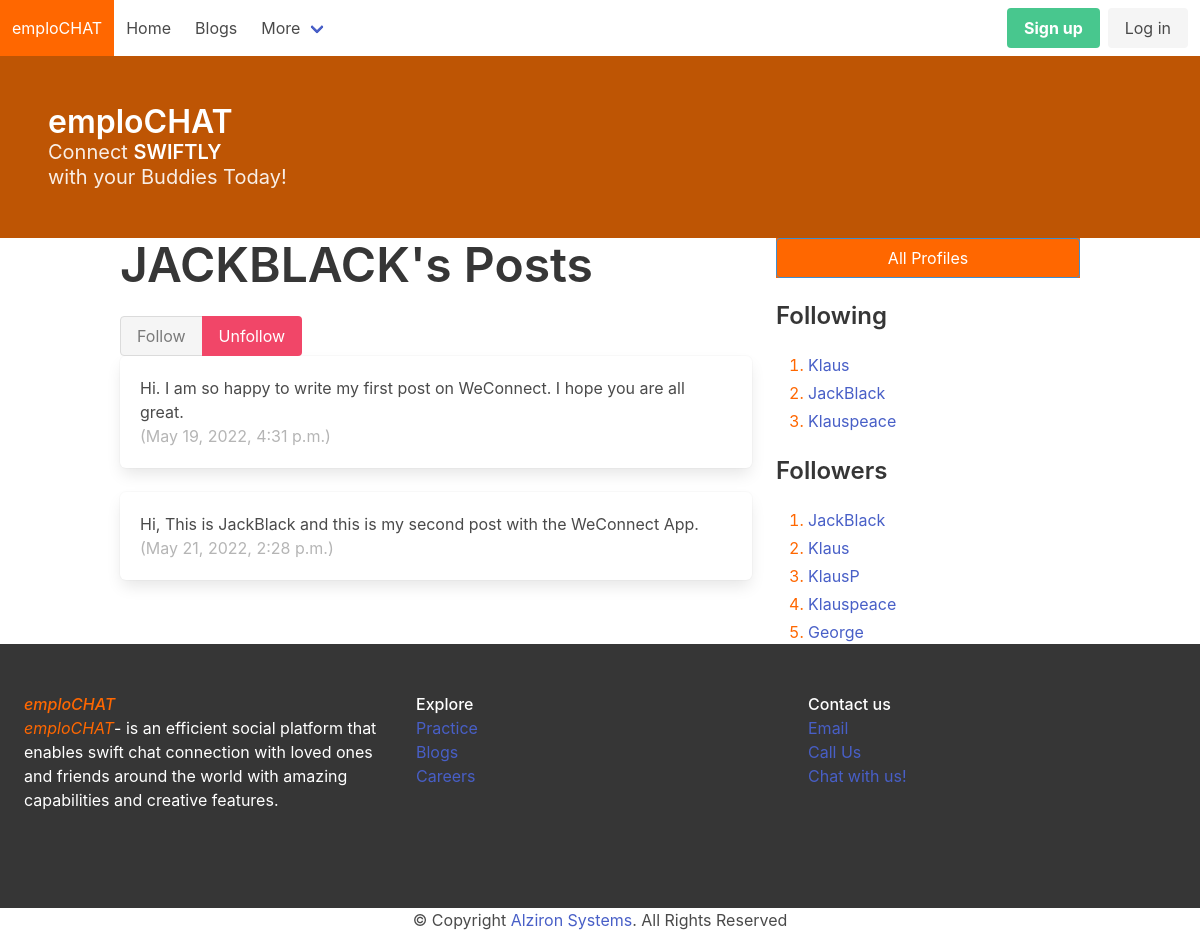
The page /profile/4 (signed in) on the database its author committed.
### weconnect/models.py (models this page shows, shortened)
class Profile(models.Model):
    objects = None
    user = models.OneToOneField(User, on_delete=models.CASCADE)
    follows = models.ManyToManyField(
        "self",
        related_name="followed_by",
        symmetrical=False, # Users can follow someone without being followed back
        blank=True  # Users don't need to follow anyone
    )
    def __str__(self):
        return self.user.username

class Posts(models.Model):
    objects = None
    user = models.ForeignKey(
        User, related_name="posts", on_delete=models.DO_NOTHING
    )
    body = models.CharField(max_length=2000)
    created_at = models.DateTimeField(auto_now_add=True)

### weconnect/views.py (the view, shortened to what this page needs)
# urls.py: path("profile/<int:pk>", profile, name="profile"),
def profile(request, pk):
   if not hasattr(request.user, 'profile'):
       missing_profile = Profile(user=request.user)
       missing_profile.save()
   else:
    profile = Profile.objects.get(pk=pk)
    context = {'profile': profile}
    return render(request, "weconnect/profile.html", context)

### weconnect/templates/weconnect/profile.html (shortened to what this page needs)
{% extends 'base.html' %}
{% block content %}
<div class="column">
    <div class="block">
        <h1 class="title is-1">
            {{profile.user.username|upper}}'s Posts
        </h1>
    </div>
    <form method="post">
    <div class="buttons has-addons">
    {% if profile in user.profile.follows.all %}
        <button class="button is-info is-static">Follow</button>
        <button class="button is-danger" name="follow" value="unfollow">
            Unfollow
        </button>
    {% else %}
        <button class="button is-info" name="follow" value="follow">
            Follow
        </button>
        <button class="button is-danger is-static">Unfollow</button>
    {% endif %}
    </div>
    </form>
    <div class="content">
    {% for posts in profile.user.posts.all %}
        <div class="box">
            {{ posts.body }}
            <br />
            <span class="is-small has-text-grey-light">
                ({{ posts.created_at }})
            </span>
        </div>
    {% endfor %}
    </div>
</div>
<div class="column is-one-third">
    <div class="block" style="background-color: #ff6700;">
        <a href="{% url 'weconnect:profile_list' %}">
            <button style="color: #ffffff;" class="button is-info is-outlined is-fullwidth">
                All Profiles
            </button>
        </a>
    </div>
    <div class="block">
        <h3 class="title is-4">
           Following
        </h3>
        <div class="content" style="color: #ff6700;">
            <ol>
            {% for following in profile.follows.all %}
                <li>
                    <a href="{% url 'weconnect:profile' following.id %}">
                        {{ following }}
                    </a>
                </li>
            {% endfor %}
            </ol>
        </div>
    </div>
    <div class="block">
        <h3 class="title is-4">
            Followers
        </h3>
        <div class="content" style="color: #ff6700;">
            <ol>
            {% for follower in profile.followed_by.all %}
                <li>
                    <a href="{% url 'weconnect:profile' follower.id %}">
                        {{ follower }}
                    </a>
                </li>
            {% endfor %}
            </ol>
        </div>
    </div>
</div>
{% endblock content %}

### rows shown on the page
Profile: user.username "JACKBLACK", user.username "JackBlack"
Posts: body "Hi. I am so happy to write my first post on WeConnect. I hope you are all great.", created_at "May 19, 2022, 4:31 p.m."
Posts: body "Hi, This is JackBlack and this is my second post with the WeConnect App.", created_at "May 21, 2022, 2:28 p.m."
Profile: user.username "Klaus"
Profile: user.username "Klauspeace"
Profile: user.username "KlausP"
Profile: user.username "George"
